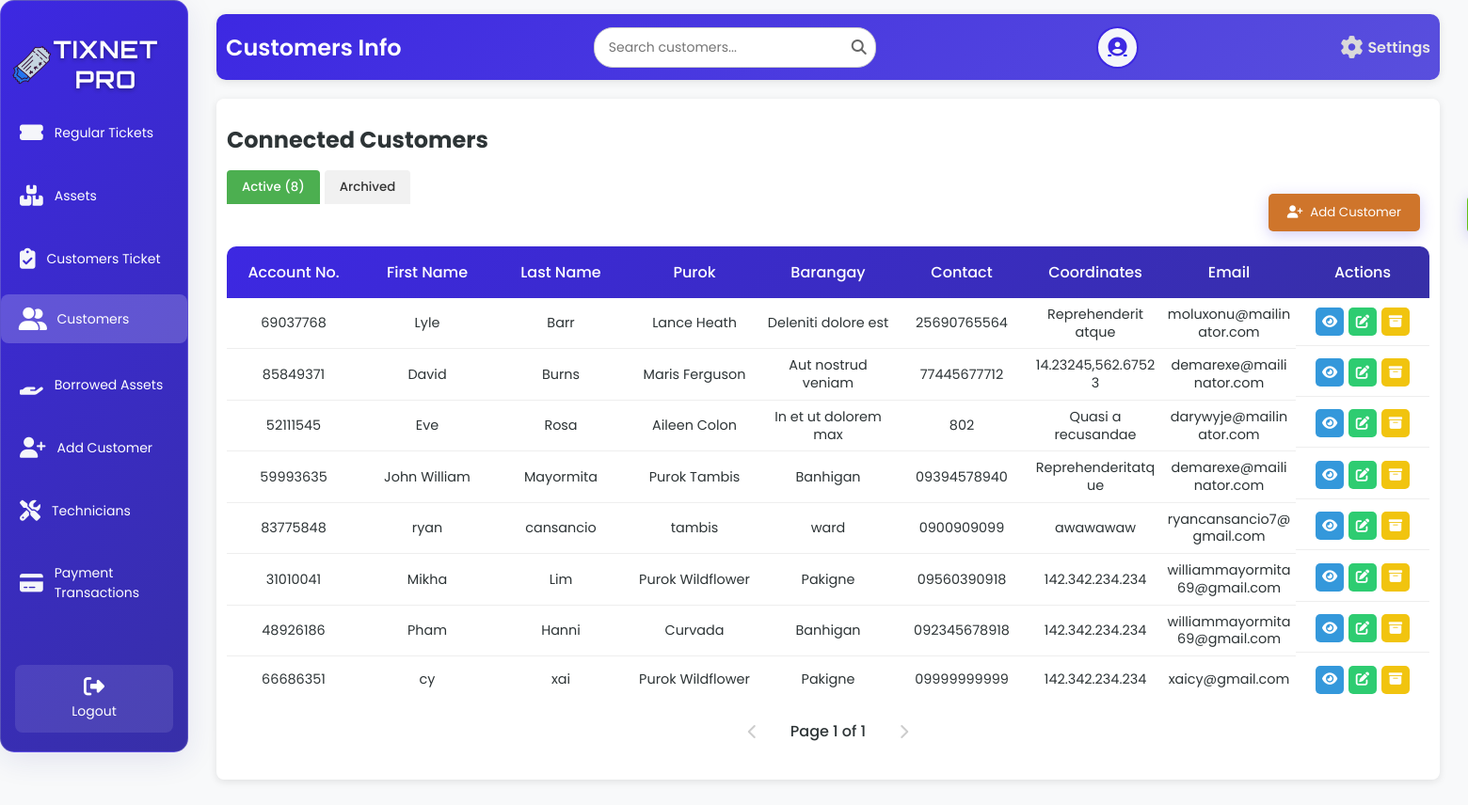
The page /customersT.php on the database as committed earlier.
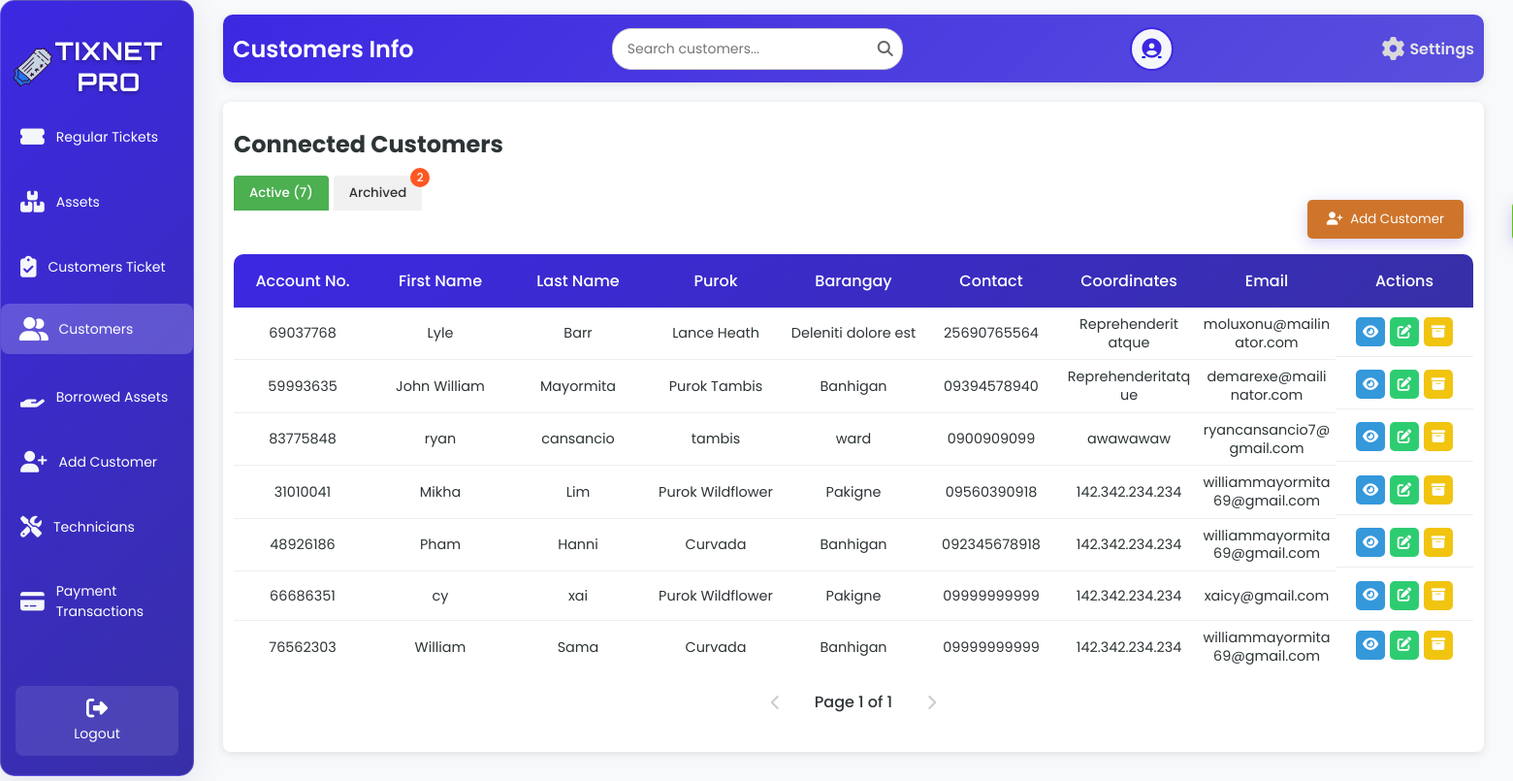
The same page on the database as committed later.
### tables this page shows
CREATE TABLE `tbl_customer` (
  `c_id` int(50) NOT NULL,
  `c_fname` varchar(200) NOT NULL,
  `c_lname` varchar(200) NOT NULL,
  `c_purok` varchar(200) NOT NULL,
  `c_barangay` varchar(200) NOT NULL,
  `c_contact` varchar(100) NOT NULL,
  `c_email` varchar(200) NOT NULL,
  `c_date` date NOT NULL,
  `c_napname` varchar(200) NOT NULL,
  `c_napport` int(50) NOT NULL,
  `c_macaddress` varchar(200) NOT NULL,
  `c_status` varchar(200) NOT NULL,
  `c_plan` varchar(200) NOT NULL,
  `c_equipment` varchar(200) NOT NULL,
  `c_account_no` int(100) NOT NULL,
  `c_coordinates` varchar(200) NOT NULL,
  `c_balance` int(50) NOT NULL,
  `c_new_balance` int(50) NOT NULL,
  `c_startdate` varchar(100) NOT NULL,
  `c_nextdue` varchar(100) NOT NULL,
  `c_lastdue` varchar(100) NOT NULL,
  `c_nextbill` varchar(100) NOT NULL,
  `c_billstatus` varchar(100) NOT NULL,
  `c_advancedays` varchar(200) NOT NULL,
  `c_advance` int(200) NOT NULL
);

### customersT.php (the view, shortened to what the changed rows need)
<?php
include 'db.php';
function jsEscape($str) {
    return str_replace(
        ["\\", "'", "\"", "\n", "\r", "\t"],
        ["\\\\", "\\'", "\\\"", "\\n", "\\r", "\\t"],
        $str
    );
}
function formatDateDisplay($date) {
    if (empty($date) || $date === '0000-00-00') {
        return '';
    }
    return date('Y/M/d', strtotime($date));
}
function updateDueAndBillDates($conn, $account_no, $next_due) {
    $current_date = new DateTime();
    $next_due_date = new DateTime($next_due);
    if ($current_date > $next_due_date) {
        $sql = "SELECT c_advancedays, c_plan, c_balance FROM tbl_customer WHERE c_account_no = ?";
        $stmt = $conn->prepare($sql);
        $stmt->bind_param("s", $account_no);
        $stmt->execute();
        $result = $stmt->get_result();
        $row = $result->fetch_assoc();
        $advance_days_str = $row['c_advancedays'] ?? '7 days';
        $current_balance = floatval($row['c_balance']);
        $advance_days = (int)$advance_days_str;
        $last_due_date = $next_due_date->format('Y-m-d');
        $next_due_date->modify('+31 days');
        $day = (int)$next_due_date->format('d');
        $new_next_due = $next_due_date->format('Y-m-d');
        $next_bill = (clone $next_due_date)->modify("-{$advance_days} days");
        $new_next_bill = $next_bill->format('Y-m-d');
        $today = date('Y-m-d');
        $new_balance = $current_balance;
        $sql = "UPDATE tbl_customer SET c_nextdue = ?, c_lastdue = ?, c_nextbill = ?, c_balance = ? WHERE c_account_no = ?";
        $stmt = $conn->prepare($sql);
        return [$new_next_due, $last_due_date, $new_next_bill];
    }
    return [$next_due, null, null];
}
if ($conn) {
    $limit = 10;
    $pageActive = isset($_GET['page_active']) ? (int)$_GET['page_active'] : 1;
    $offsetActive = ($pageActive - 1) * $limit;
    $totalActiveQuery = "SELECT COUNT(*) AS total FROM tbl_customer WHERE c_status NOT LIKE 'ARCHIVED:%' OR c_status IS NULL";
    $totalActiveResult = $conn->query($totalActiveQuery);
    $totalActiveRow = $totalActiveResult->fetch_assoc();
    $totalActive = $totalActiveRow['total'];
    $totalArchivedQuery = "SELECT COUNT(*) AS total FROM tbl_customer WHERE c_status LIKE 'ARCHIVED:%'";
    $totalArchivedResult = $conn->query($totalArchivedQuery);
    $totalArchivedRow = $totalArchivedResult->fetch_assoc();
    $totalArchived = $totalArchivedRow['total'];
    $sqlActive = "SELECT c_account_no, c_fname, c_lname, c_purok, c_barangay, c_contact, c_email, c_coordinates, c_date, c_napname, c_napport, c_macaddress, c_status, c_plan, c_equipment, c_balance, c_startdate, c_nextdue, c_lastdue, c_nextbill, c_billstatus
                  FROM tbl_customer WHERE c_status NOT LIKE 'ARCHIVED:%' OR c_status IS NULL LIMIT ?, ?";
    $stmtActive = $conn->prepare($sqlActive);
    $stmtActive->bind_param("ii", $offsetActive, $limit);
    $stmtActive->execute();
    $resultActive = $stmtActive->get_result();
} else {
    $_SESSION['error'] = "Database connection failed.";
}
?>
<!DOCTYPE html>
<html lang="en">
<head>
    <link rel="stylesheet" href="customersTT.css">
    <link rel="stylesheet" href="https://cdnjs.cloudflare.com/ajax/libs/font-awesome/6.6.0/css/all.min.css" />
</head>
<body>
<div class="wrapper">
    <div class="sidebar glass-container">
        <h2><img src="image/logo.png" alt="TixNet Icon" class="sidebar-icon">TixNet Pro</h2>
    </div>
    <div class="container">
        <div class="upper">
            <h1>Customers Info</h1>
        </div>
        <div class="table-box glass-container">
            <h2>Connected Customers</h2>
            <div class="tab-buttons">
                <button class="tab-btn <?php echo (isset($_GET['tab']) && $_GET['tab'] === 'customers_active') || !isset($_GET['tab']) ? 'active' : ''; ?>" onclick="showTab('customers_active')">
                    Active (<?php echo $totalActive; ?>)
                </button>
                <button class="tab-btn <?php echo isset($_GET['tab']) && $_GET['tab'] === 'customers_archived' ? 'active' : ''; ?>" onclick="showTab('customers_archived')">
                    Archived
                    <?php if ($totalArchived > 0): ?>
                        <span class="tab-badge"><?php echo $totalArchived; ?></span>
                    <?php endif; ?>
                </button>
            </div>
            <div class="active-customers" id="customers_active" <?php echo (isset($_GET['tab']) && $_GET['tab'] === 'customers_archived') ? 'style="display: none;"' : ''; ?>>
                <table id="active-customers-table">
                    <thead>
                        <tr>
                            <th>Account No.</th>
                            <th>First Name</th>
                            <th>Last Name</th>
                            <th>Purok</th>
                            <th>Barangay</th>
                            <th>Contact</th>
                            <th>Coordinates</th>
                            <th>Email</th>
                            <th>Actions</th>
                        </tr>
                    </thead>
                    <tbody id="active-customers-tbody">
                        <?php
                        if ($resultActive->num_rows > 0) {
                            while ($row = $resultActive->fetch_assoc()) {
                                if (!empty($row['c_nextdue'])) {
                                    list($updated_next_due, $updated_last_due, $updated_next_bill) = updateDueAndBillDates($conn, $row['c_account_no'], $row['c_nextdue']);
                                    $row['c_nextdue'] = $updated_next_due;
                                    if ($updated_last_due) {
                                        $row['c_lastdue'] = $updated_last_due;
                                    }
                                    if ($updated_next_bill) {
                                        $row['c_nextbill'] = $updated_next_bill;
                                    }
                                }
                                $displayStatus = ($row['c_status'] ?? '');
                                echo "<tr>
                                        <td>" . htmlspecialchars($row['c_account_no'], ENT_QUOTES, 'UTF-8') . "</td>
                                        <td>" . htmlspecialchars($row['c_fname'], ENT_QUOTES, 'UTF-8') . "</td>
                                        <td>" . htmlspecialchars($row['c_lname'], ENT_QUOTES, 'UTF-8') . "</td>
                                        <td>" . htmlspecialchars($row['c_purok'], ENT_QUOTES, 'UTF-8') . "</td>
                                        <td>" . htmlspecialchars($row['c_barangay'], ENT_QUOTES, 'UTF-8') . "</td>
                                        <td>" . htmlspecialchars($row['c_contact'], ENT_QUOTES, 'UTF-8') . "</td>
                                        <td>" . htmlspecialchars($row['c_coordinates'], ENT_QUOTES, 'UTF-8') . "</td>
                                        <td>" . htmlspecialchars($row['c_email'], ENT_QUOTES, 'UTF-8') . "</td>
                                        <td class='action-buttons'>
                                            <a class='view-btn' onclick=\"showViewDetails('" . htmlspecialchars($row['c_account_no'], ENT_QUOTES, 'UTF-8') . "', '" . jsEscape($row['c_fname']) . "', '" . jsEscape($row['c_lname']) . "', '" . jsEscape($row['c_purok']) . "', '" . jsEscape($row['c_barangay']) . "', '" . jsEscape($row['c_contact']) . "', '" . jsEscape($row['c_email']) . "', '" . jsEscape($row['c_coordinates']) . "', '" . jsEscape($row['c_date']) . "', '" . jsEscape($row['c_napname']) . "', '" . jsEscape($row['c_napport']) . "', '" . jsEscape($row['c_macaddress']) . "', '" . jsEscape($displayStatus) . "', '" . jsEscape($row['c_plan']) . "', '" . jsEscape($row['c_equipment']) . "', '" . jsEscape($row['c_balance'] ?? '0.00') . "', '" . jsEscape(formatDateDisplay($row['c_startdate'] ?? '')) . "', '" . jsEscape(formatDateDisplay($row['c_nextdue'] ?? '')) . "', '" . jsEscape(formatDateDisplay($row['c_lastdue'] ?? '')) . "', '" . jsEscape(formatDateDisplay($row['c_nextbill'] ?? '')) . "', '" . jsEscape($row['c_billstatus'] ?? 'Inactive') . "')\" title='View'><i class='fas fa-eye'></i></a>
                                            <a class='edit-btn' href='editC.php?account_no=" . htmlspecialchars($row['c_account_no'], ENT_QUOTES, 'UTF-8') . "' title='Edit'><i class='fas fa-edit'></i></a>
                                            <a class='archive-btn' onclick=\"showArchiveModal('" . htmlspecialchars($row['c_account_no'], ENT_QUOTES, 'UTF-8') . "', '" . jsEscape($row['c_fname'] . ' ' . $row['c_lname']) . "')\" title='Archive'><i class='fas fa-archive'></i></a>
                                        </td>
                                      </tr>";
                            }
                        } else {
                            echo "<tr><td colspan='10' style='text-align: center;'>No active customers found.</td></tr>";
                        }
                        ?>
                    </tbody>
                </table>
            </div>
        </div>
    </div>
</div>
</body>
</html>

Rows that differ between the two databases and show on the page:
no longer on this page (row edited): tbl_customer: c_account_no "85849371", c_fname "David", c_lname "Burns", c_purok "Maris Ferguson", c_barangay "Aut nostrud veniam", c_contact "77445677712", c_coordinates "14.23245,562.67523", c_email "demarexe@mailinator.com"
no longer on this page (row edited): tbl_customer: c_account_no "52111545", c_fname "Eve", c_lname "Rosa", c_purok "Aileen Colon", c_barangay "In et ut dolorem max", c_contact "802", c_coordinates "Quasi a recusandae", c_email "darywyje@mailinator.com"
added tbl_customer: c_account_no "76562303", c_fname "William", c_lname "Sama", c_purok "Curvada", c_barangay "Banhigan", c_contact "09999999999", c_coordinates "142.342.234.234", c_email "williammayormita69@gmail.com"
Other text that changed with them:
$totalActive: "8" → "7"
$totalArchived: (not shown) → "2"
